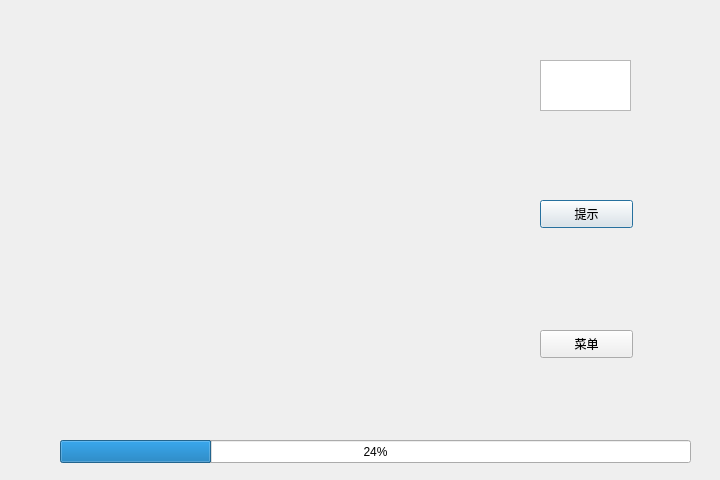
<?xml version="1.0" encoding="UTF-8"?>
<ui version="4.0">
 <class>CGameDlg_2</class>
 <widget class="QDialog" name="CGameDlg_2">
  <property name="geometry">
   <rect>
    <x>0</x>
    <y>0</y>
    <width>720</width>
    <height>480</height>
   </rect>
  </property>
  <property name="windowTitle">
   <string>Dialog</string>
  </property>
  <widget class="QLabel" name="background">
   <property name="geometry">
    <rect>
     <x>0</x>
     <y>0</y>
     <width>720</width>
     <height>480</height>
    </rect>
   </property>
   <property name="text">
    <string/>
   </property>
  </widget>
  <widget class="QLabel" name="gamepanel">
   <property name="geometry">
    <rect>
     <x>29</x>
     <y>9</y>
     <width>441</width>
     <height>431</height>
    </rect>
   </property>
   <property name="styleSheet">
    <string notr="true">image: url(:/new/prefix1/image/gamepanel.png);</string>
   </property>
   <property name="text">
    <string/>
   </property>
  </widget>
  <widget class="QTextBrowser" name="scoreshow">
   <property name="geometry">
    <rect>
     <x>540</x>
     <y>60</y>
     <width>91</width>
     <height>51</height>
    </rect>
   </property>
   <property name="font">
    <font>
     <family>Adobe Devanagari</family>
     <pointsize>16</pointsize>
    </font>
   </property>
  </widget>
  <widget class="QProgressBar" name="scorebar">
   <property name="geometry">
    <rect>
     <x>60</x>
     <y>440</y>
     <width>631</width>
     <height>23</height>
    </rect>
   </property>
   <property name="value">
    <number>24</number>
   </property>
  </widget>
  <widget class="QPushButton" name="pauseorcontinue_2">
   <property name="geometry">
    <rect>
     <x>540</x>
     <y>200</y>
     <width>93</width>
     <height>28</height>
    </rect>
   </property>
   <property name="text">
    <string>提示</string>
   </property>
  </widget>
  <widget class="QPushButton" name="menu">
   <property name="geometry">
    <rect>
     <x>540</x>
     <y>330</y>
     <width>93</width>
     <height>28</height>
    </rect>
   </property>
   <property name="text">
    <string>菜单</string>
   </property>
  </widget>
  <widget class="QLabel" name="allcannot">
   <property name="geometry">
    <rect>
     <x>50</x>
     <y>20</y>
     <width>400</width>
     <height>400</height>
    </rect>
   </property>
   <property name="styleSheet">
    <string notr="true">image: url(:/new/prefix1/image/allcannot.png);</string>
   </property>
   <property name="text">
    <string/>
   </property>
  </widget>
  <widget class="QLabel" name="levelcomplete">
   <property name="geometry">
    <rect>
     <x>190</x>
     <y>190</y>
     <width>361</width>
     <height>91</height>
    </rect>
   </property>
   <property name="text">
    <string/>
   </property>
  </widget>
 </widget>
 <resources/>
 <connections/>
</ui>
